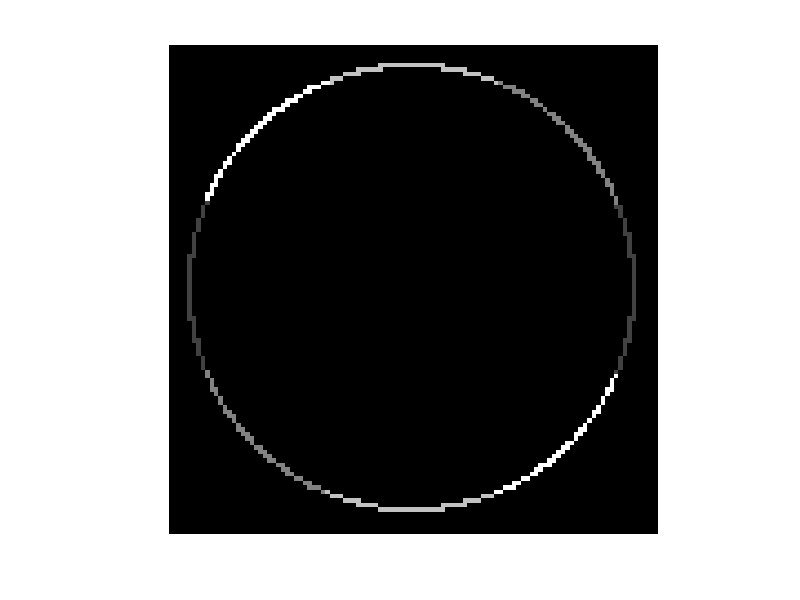

The MATLAB source for this figure:

Idir = -pi:0.01:pi;

% convert direction to angle
Iangle = mod(Idir + pi, pi);

% discretize angles
Iangle = mod(round(Iangle / pi * 4), 4)


I = -ones(110, 110);
for i = 1:size(Idir, 2)
  x = round(50 * cos(Idir(i))) + 55;
  y = round(50 * sin(-Idir(i))) + 55;
  I(y, x) = Iangle(i);
end

imshow(((I + 1) * 32), [])